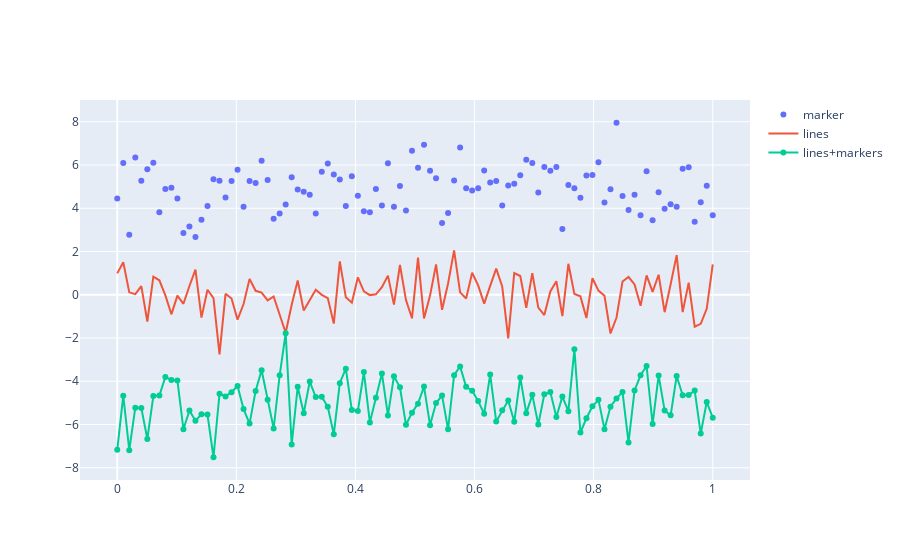

The cell this chart's notebook holds for it:
### Code cell
fig = go.Figure()

fig.add_traces(go.Scatter(x=x,y=random_y, mode="markers", name="marker"))
fig.add_traces(go.Scatter(x=x,y=random_y2, mode="lines", name="lines"))
fig.add_traces(go.Scatter(x=x,y=random_y3, mode="lines+markers", name="lines+markers"))
